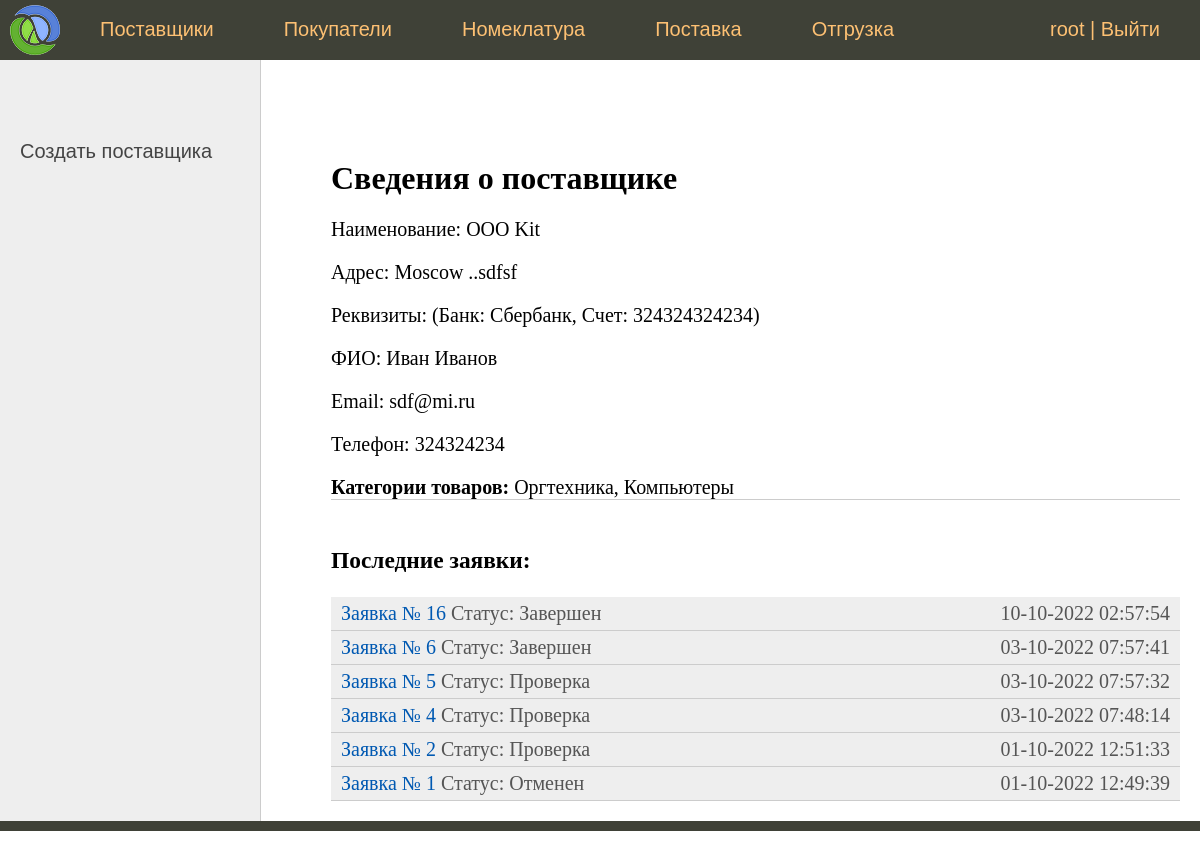
Page /vendor/2/ (signed in) on the earlier database version.
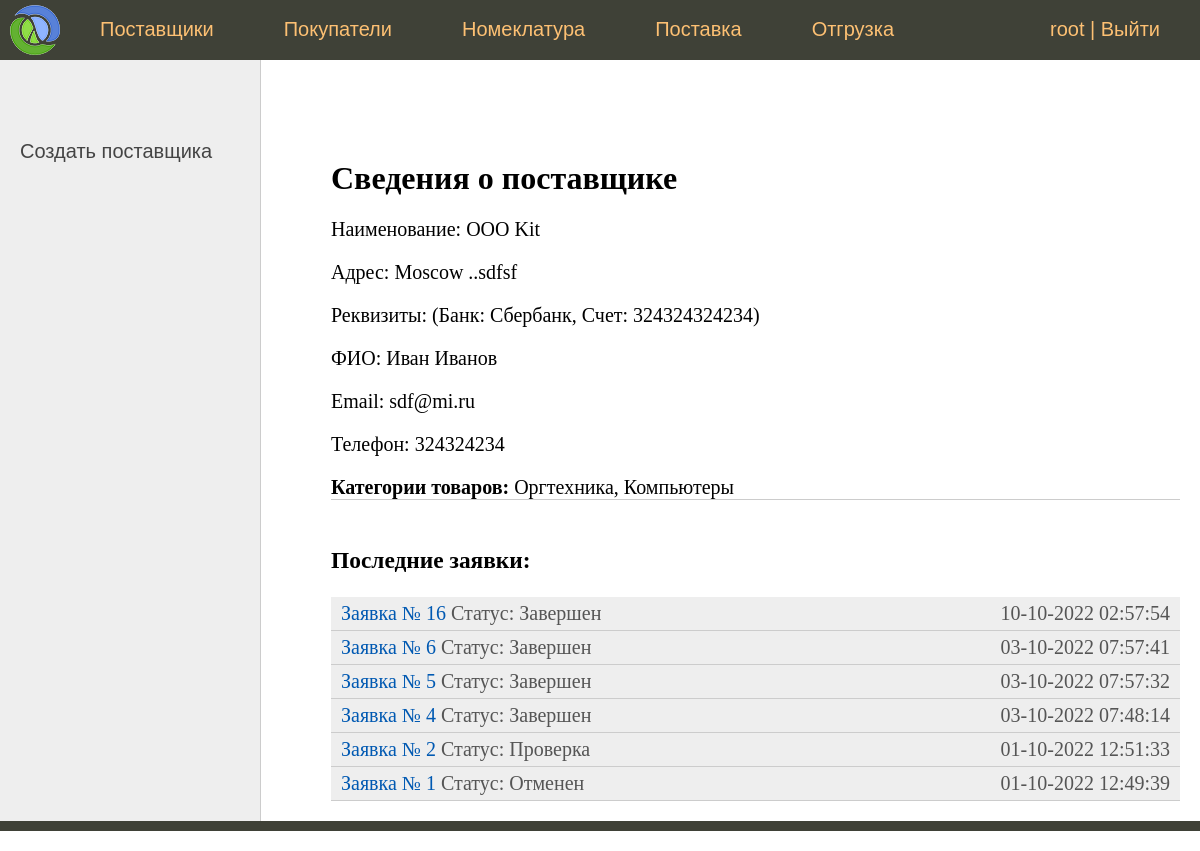
Same page on the later database version.
### sklad/models.py (models this page shows)
class Document(models.Model):
    vendor = models.ForeignKey(
        Vendor,
        on_delete=models.DO_NOTHING,
        blank=True,
        null=True,
        verbose_name='Поставщик'
    )
    buyer = models.ForeignKey(
        Buyer,
        on_delete=models.DO_NOTHING,
        blank=True,
        null=True,
        verbose_name='Покупатель'
    )
    nomenclatures = models.ManyToManyField(
        Nomenclature,
        through='DocumentNomenclatures',
        verbose_name='Номенклатура'
    )
    status = models.CharField(
        max_length=2,
        choices=Status.choices,
        default=Status.VALIDATING,
        verbose_name='Статус'
    )
    time_create = models.DateTimeField('Время создания', auto_now_add=True)
    time_update = models.DateTimeField('Время обновления статуса', auto_now=True)
    class Meta:
        verbose_name = 'Документ'
        verbose_name_plural = 'Документы'
    def get_absolute_url(self):
        return reverse('document', kwargs={'pk': self.pk})

### sklad/views.py (the view)
# urls.py: path('vendor/<int:pk>/', VendorView.as_view(), name='vendor'),  #
class VendorView(SuperUserRequiredMixin, DataMixin, DetailView):
    model = Vendor
    template_name = 'sklad/details_contactor.html'
    context_object_name = 'vendor'
    def get_context_data(self, *, object_list=None, **kwargs):
        context = super().get_context_data(**kwargs)
        c_def = self.get_user_context(title="Сведения о поставщике")
        context = dict(list(context.items()) + list(c_def.items()))
        context['left_menu'] = [
            {'url_name': 'vendor_add', 'title': 'Создать поставщика'}
        ]
        context['documents'] = Document.objects.filter(
            vendor=self.object).order_by('-time_create')
        return context

### sklad/mixin.py (called while the page is built)
    def dispatch(self, request, *args, **kwargs):
        if not request.user.is_superuser:
            return self.handle_no_permission()
        return super().dispatch(request, *args, **kwargs)

    def get_user_context(self, **kwargs):
        context = kwargs
        if self.request.user.is_superuser:
            context['menu'] = menu
        return context

### sklad/models.py (called while the page is built)
    def __str__(self):
        return self.name

### sklad/templates/sklad/details_contactor.html
{% extends 'sklad/base.html' %}
{% block left_menu %}
    {% include 'sklad/left_menu.html' %}
{% endblock %}
{% block content %}
    {% if buyer %}
        <h1>Сведения о покупателе</h1>
        <p>ФИО: {{buyer.fio}}</p>
        <p>Email: {{buyer.email}}</p>
        <p>Телефон: {{buyer.phone}}</p>
     {% elif vendor %}
        <h1>Сведения о поставщике</h1>
        <p>Наименование: {{ vendor.name }}</p>
        <p>Адрес: {{ vendor.address }}</p>
        <p>Реквизиты:
        (Банк: {{ vendor.bank_details.bank_name }},
        Счет: {{ vendor.bank_details.account }})</p>
        <p>ФИО: {{vendor.fio}}</p>
        <p>Email: {{vendor.email}}</p>
        <p>Телефон: {{vendor.phone}}</p>
        <b>Категории товаров:</b>
        {% for cat in vendor.category.all %}
            {% if forloop.last %}
                {{ cat }}
            {% else %}
                {{ cat }},
            {% endif %}
        {% endfor %}
    {% endif %}
    <ul class="list-articles"><li> </li></ul>
    <br>
    <h3>Последние заявки:</h3>
    <ul class="list-articles">
    {% for d in documents  %}
        <li>
        <div class="article-panel">
            <p class="first"><a href="{{ d.get_absolute_url }}">Заявка № {{ d.pk }}</a>  Статус: {{ d.get_status_display }}</p>
	        <p class="last">{{d.time_create|date:"d-m-Y H:i:s"}}</p>
        </div>
        </li>
    {% empty %}
        Заявок нет
    {% endfor %}
    </ul>
{% endblock %}

### sklad/templates/sklad/base.html (shortened to what this page needs)
{% load static %}
<!DOCTYPE html>
<html>
<head>
	<link type="text/css" href="{% static 'sklad/css/styles.css' %}" rel="stylesheet" />
</head>
<body>
<table class="table-page" border=0 cellpadding="0" cellspacing="0">
<tr><td valign=top>
{% block mainmenu %}
		<div class="header">
			<ul id="mainmenu" class="mainmenu">
			<li class="logo"><a href="{% url 'home' %}"><div class="logo"></div></a></li>
{% for m in menu %}
			<li><a href="{% url m.url_name %}">{{m.title}}</a></li>
{% endfor %}
            {% if request.user.is_authenticated %}
				<li class="last">{{ user.username }} | <a href="{% url 'logout' %}">Выйти</a></li>
            {% else %}
                <li class="last"><a href="{% url 'login' %}">Войти</a></li>
            {% endif %}
			</ul>
		</div>
{% endblock mainmenu %}
<table class="table-content" border=0 cellpadding="0" cellspacing="0">
<tr>
	<td valign="top" class="left-chapters">
{% block left_menu %}{% endblock %}
</td>
<td valign="top" class="content">
	<div class="content-text">
{% block content %}
{% endblock %}
	</div>
</td></tr></table>
</td></tr>
<tr><td valign=top>
	<div id="footer">
	</div>
</td></tr></table>
</body>
</html>

Differences in the rows shown:
changed Document id 5: status "Проверка" → "Завершен"
changed Document id 4: status "Проверка" → "Завершен"
